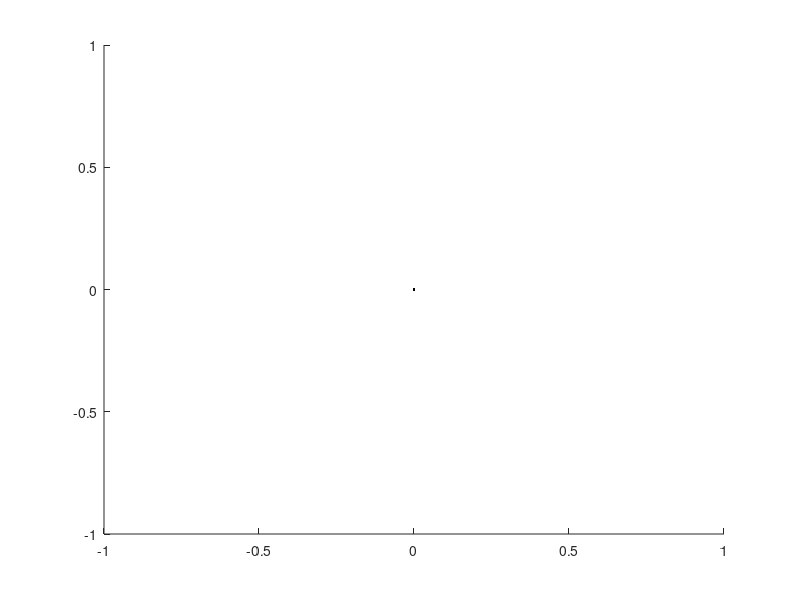

Recreate this plot in MATLAB. (Note: this script raises an error after producing the figure.)
function scalp_outline(res,cmax)

if nargin<2
    res=1000;
    cmax=0;
end

R=0.45;
L_bergma=0.3;
phi=pi/12;
nose=0.7;
w=(2/3)*pi;

theta(:,1)=-pi/2:pi/res:phi;
theta(:,2)=(pi-phi):pi/res:3*pi/2;
A=R*cos(theta);
B=-L_bergma+R*sin(theta);
earR=0.3+0.1*cos(theta);
earL=-0.3+0.1*cos(theta);
earM=-L_bergma+0.2*sin(theta);

p1=R*cos(phi);
p2=-L_bergma+R*sin(phi);
t=-p1:2*p1/res:p1;
% p2=b+a*cos(w*p1)
% nose=b+a*cos(w*0)
a=(p2-nose)/(cos(w*p1)-1);
b=nose-a;

hold on;
plot(0,0,'.k');
hold on;
plot3(A,B,cmax*ones(1,length(theta)),'-k','LineWidth',2);
hold on;
plot3(earR,earM,cmax*ones(1,length(theta)),'-k','LineWidth',2);
hold on;
plot3(earL,earM,cmax*ones(1,length(theta)),'-k','LineWidth',2);

hold on;
plot3(t,b+a*cos(w*t),cmax*ones(1,length(t)),'-k','LineWidth',2);

wm=1;
tm=-0.15:0.2/res:0.15;
am=[5;1;-3];
bm=nose-am;
for r=1:3
hold on;
plot3(tm,bm(r,1)+am(r,1)*cos(wm*tm),cmax*ones(1,length(tm)),'-k','LineWidth',2);
end

end